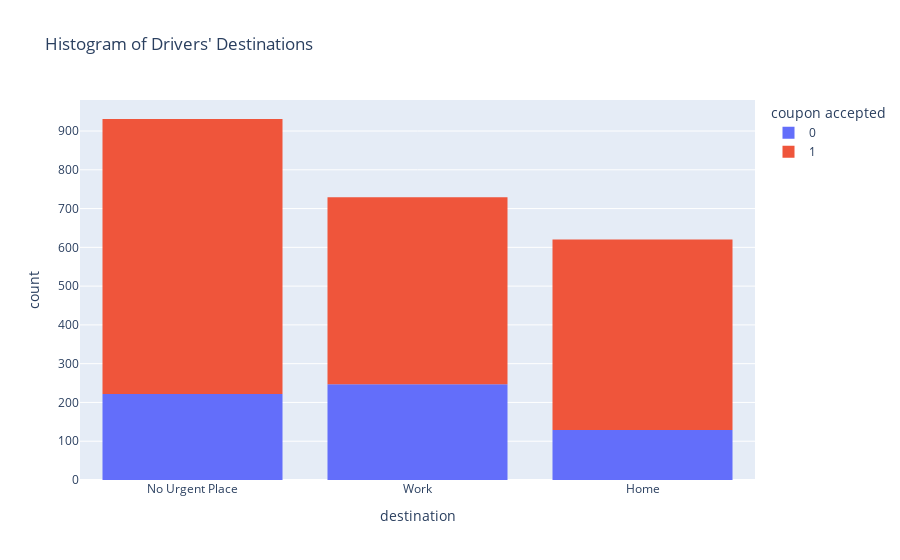

Source (notebook cell):
### Markdown cell above
#### Visualizing the distribution of destinations of drivers offered a takeaway coupon

This histogram shows that the majority of individuals on their way to all three destination groups accepted their takeaway coupon. The most popular destination of the individuals in this dataset is "No Urgent Place", followed by "Work", and "Home", respectively.

### Code cell
px.histogram(df_takeaway, x = "destination", title = "Histogram of Drivers' Destinations", color = "coupon accepted", labels = {"Destination", "Count"})

### Figure 1 — Plotly figure (JSON) as saved in the notebook; plotly's stock layout.template omitted (floating-point values rounded to 4 significant figures; data arrays with more than 128 entries replaced by an {"elided": "..."} marker saying what was removed)
{"data": [{"alignmentgroup": "True", "bingroup": "x", "hovertemplate": "coupon accepted=0<br>destination=%{x}<br>count=%{y}<extra></extra>", "legendgroup": "0", "marker": {"color": "#636efa", "pattern": {"shape": ""}}, "name": "0", "offsetgroup": "0", "orientation": "v", "showlegend": true, "type": "histogram", "x": {"elided": "598 str values"}, "xaxis": "x", "yaxis": "y"}, {"alignmentgroup": "True", "bingroup": "x", "hovertemplate": "coupon accepted=1<br>destination=%{x}<br>count=%{y}<extra></extra>", "legendgroup": "1", "marker": {"color": "#EF553B", "pattern": {"shape": ""}}, "name": "1", "offsetgroup": "1", "orientation": "v", "showlegend": true, "type": "histogram", "x": {"elided": "1682 str values"}, "xaxis": "x", "yaxis": "y"}], "layout": {"autosize": true, "barmode": "relative", "legend": {"title": {"text": "coupon accepted"}, "tracegroupgap": 0}, "title": {"text": "Histogram of Drivers' Destinations"}, "xaxis": {"anchor": "y", "autorange": true, "domain": [0, 1], "range": [-0.5, 2.5], "title": {"text": "destination"}, "type": "category"}, "yaxis": {"anchor": "x", "autorange": true, "domain": [0, 1], "range": [0, 980], "title": {"text": "count"}}}}
